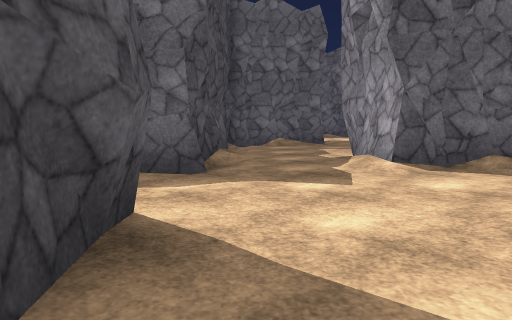
[1] (above)

24 first-person views from a walk through a Unity game level. The camera is 1.2 m above the floor, tilts 6° down and sees 70° across. The floor is counted in squares, 2 m on a side. Each view is taken from the middle of a square. On the plan, view 1 faces up. The plan holds only what a view shows up to about 10 squares ahead; the rest is blank. The place goes on beyond the plan. The player is left out. Surface patterns are stand-ins for the level's own textures.

[2]
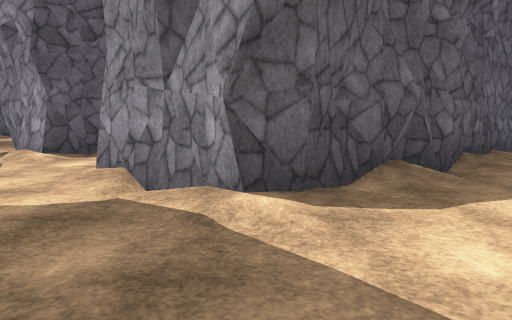

[3]
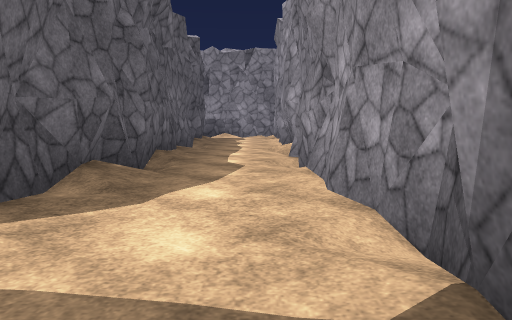

[4]
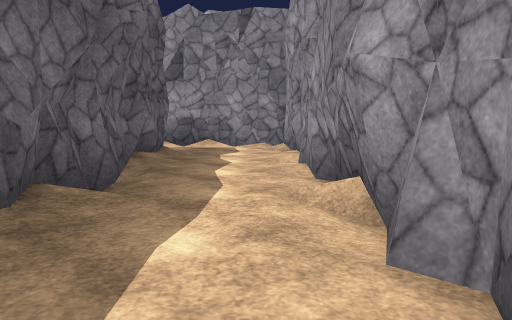

[5]
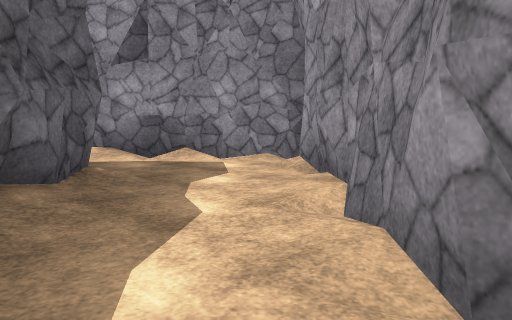

[6]
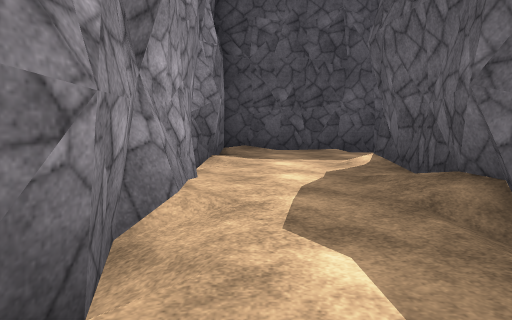

[7]
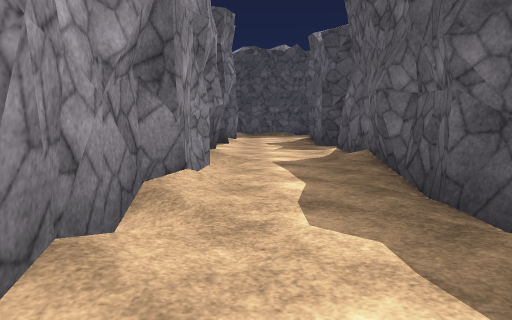

[8]
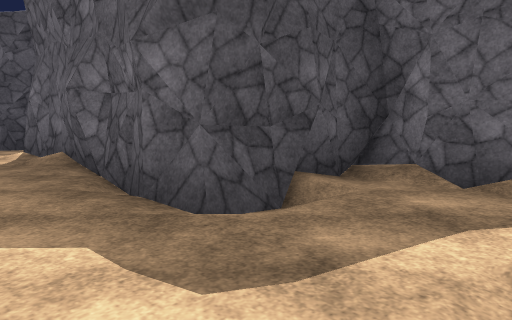

[9]
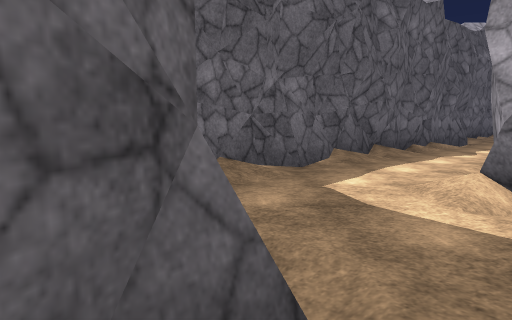

[10]
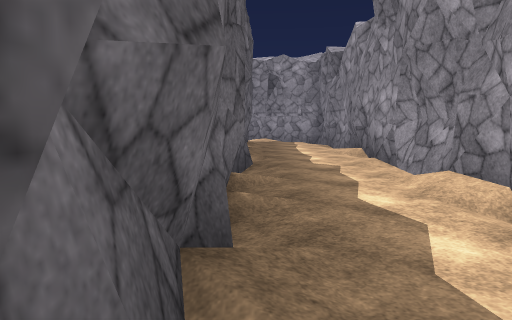

[11]
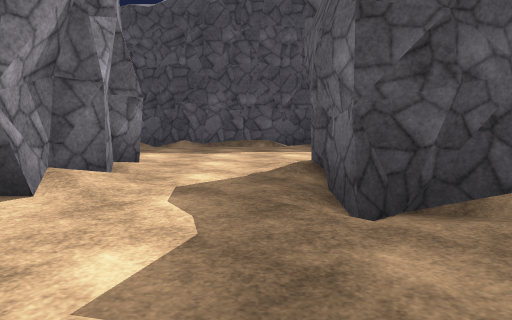

[12]
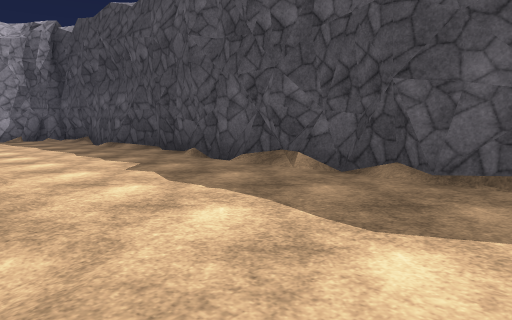

[13]
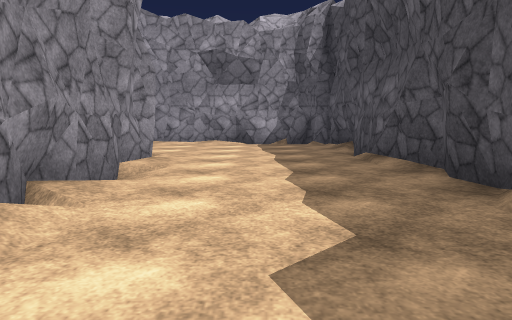

[14]
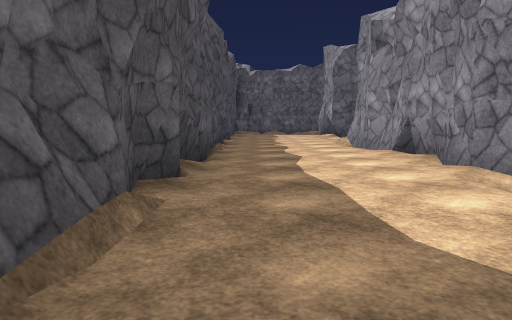

[15]
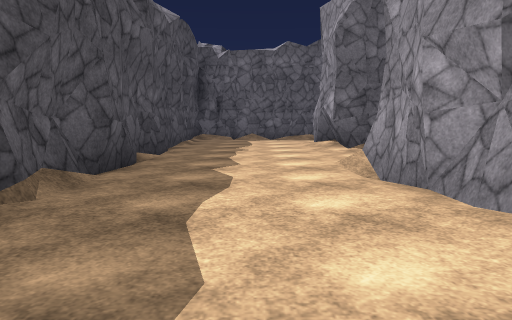

[16]
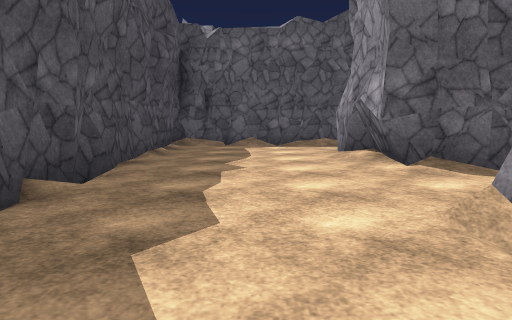

[17]
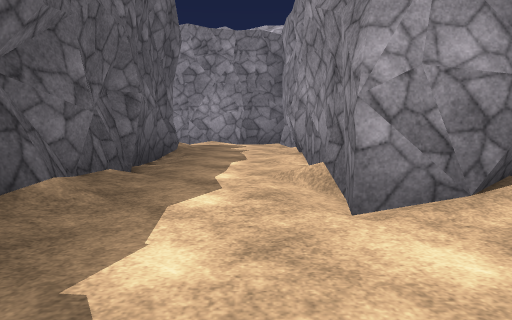

[18]
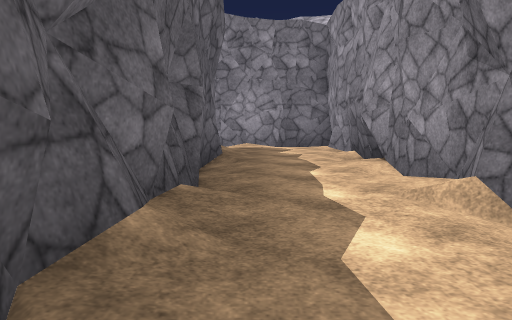

[19]
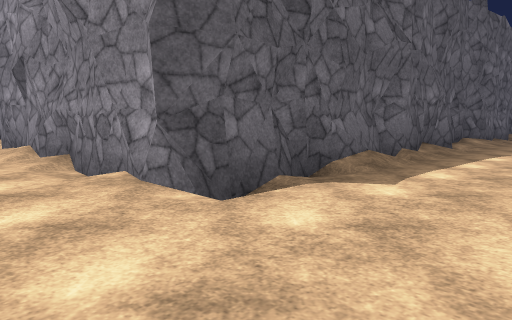

[20]
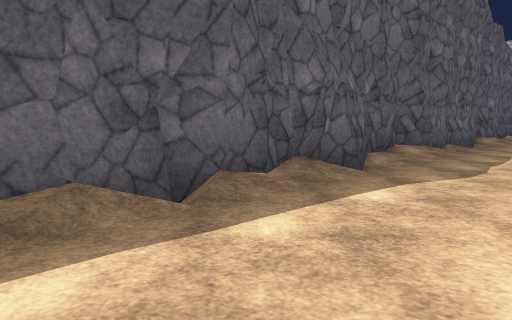

[21]
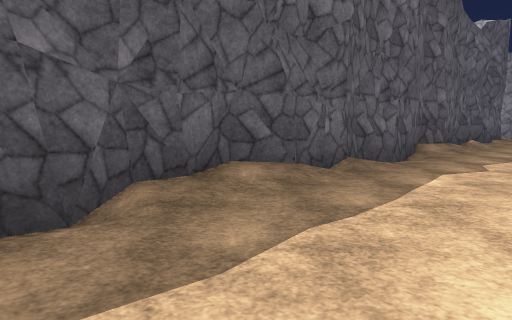

[22]
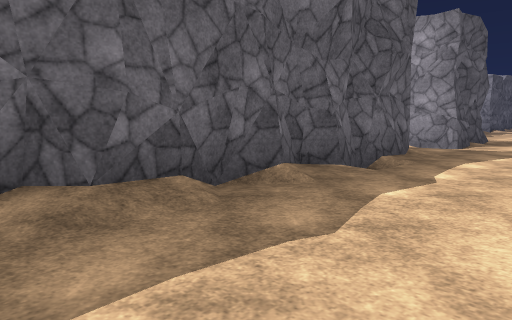

[23]
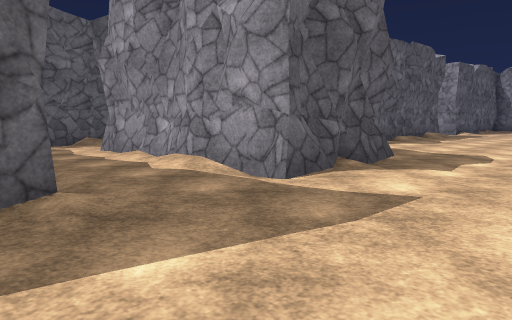

[24]
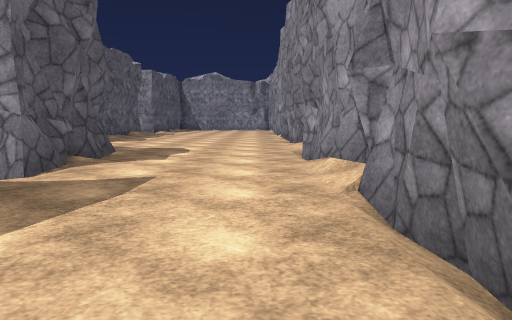

### Floor plan
Key: @ floor where view 1 was taken; # wall or solid block; . main floor; : floor 0.25 m higher than the main floor; / step, stairs or slope.
Columns run from 7 left of view 1 to 27 right of it. Each row starts with its distance up from view 1.
 20 #########/ /#
 19 #........../#
 18 #........../#
 17 #...#########
 16 #...##
 15 #...##
 14 #.....
 13 #....
 12 #...#
 11 #...#
 10 #...#####/
  9 #...###...
  8 #...###...   ##############
  7 #...###..#   #://////////////
  6 #...###..#   #/.../...//././/
  5 #...###..#####/////  ////////
  4 #.............../#   ########
  3 #.............../         ##
  2 #...###..#######          .:
  1 #...###..#######     /#   ..
  0 #...###@.##########/.##  ./
 -1 #...###..............##  //#
 -2 #...###............../#  ./#
 -3 #...################### ///#
 -4 #...# ################# /./#   ...
 -5 #...####################///##/.....
 -6 #..................................
 -7 #................................
 -8 #.............   .... ...........
 -9 ######                 ##########

Positions as (right, up) in squares from view 1, and headings:
1: (0, 0), facing up
2: (0, -2), facing up-right
3: (0, -2), facing right
4: (5, -2), facing right
5: (8, -2), facing right
6: (7, -2), facing left
7: (9, 3), facing left
8: (9, 3), facing up-left
9: (6, 4), facing up-right
10: (11, 7), facing right
11: (2, 4), facing left
12: (-3, 4), facing down-left
13: (-5, 1), facing down
14: (-6, 2), facing up
15: (-5, 7), facing up
16: (-5, 10), facing up
17: (-6, 18), facing right
18: (-5, 19), facing right
19: (-5, -8), facing up-right
20: (-1, -8), facing up-right
21: (3, -8), facing up-right
22: (10, -8), facing up-right
23: (16, -8), facing up-right
24: (15, -8), facing right
